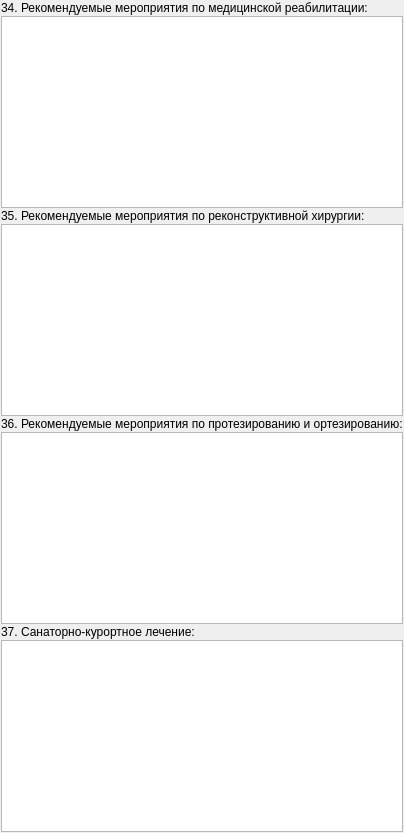
          <widget class="QWidget" name="tabRecommend">
           <attribute name="title">
            <string>&amp;Рекомендации</string>
           </attribute>
           <layout class="QGridLayout" name="gridLayout_52">
            <property name="leftMargin">
             <number>1</number>
            </property>
            <property name="topMargin">
             <number>1</number>
            </property>
            <property name="rightMargin">
             <number>1</number>
            </property>
            <property name="bottomMargin">
             <number>1</number>
            </property>
            <property name="spacing">
             <number>1</number>
            </property>
            <item row="7" column="0">
             <widget class="QLabel" name="lblHealthResortTreatment">
              <property name="text">
               <string>37. Санаторно-курортное лечение:</string>
              </property>
             </widget>
            </item>
            <item row="1" column="0">
             <widget class="QTextEdit" name="edtRecommendedActionRehabilitation"/>
            </item>
            <item row="8" column="0">
             <widget class="QTextEdit" name="edtHealthResortTreatment"/>
            </item>
            <item row="0" column="0">
             <widget class="QLabel" name="lblRecommendedActionRehabilitation">
              <property name="text">
               <string>34. Рекомендуемые мероприятия по медицинской реабилитации:</string>
              </property>
             </widget>
            </item>
            <item row="5" column="0">
             <widget class="QLabel" name="lblRecommendedActionProsthetics">
              <property name="text">
               <string>36. Рекомендуемые мероприятия по протезированию и ортезированию:</string>
              </property>
             </widget>
            </item>
            <item row="3" column="0">
             <widget class="QLabel" name="lblRecommendedActionReconstructiveSurgery">
              <property name="text">
               <string>35. Рекомендуемые мероприятия по реконструктивной хирургии:</string>
              </property>
             </widget>
            </item>
            <item row="4" column="0">
             <widget class="QTextEdit" name="edtRecommendedActionReconstructiveSurgery"/>
            </item>
            <item row="6" column="0">
             <widget class="QTextEdit" name="edtRecommendedActionProsthetics"/>
            </item>
           </layout>
          </widget>
